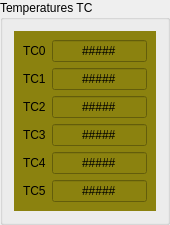
   <widget class="QGroupBox" name="groupBox_8">
    <property name="geometry">
     <rect>
      <x>1025</x>
      <y>500</y>
      <width>170</width>
      <height>211</height>
     </rect>
    </property>
    <property name="title">
     <string>Temperatures TC</string>
    </property>
    <layout class="QHBoxLayout" name="horizontalLayout_11">
     <item>
      <widget class="QWidget" name="widget_7" native="true">
       <property name="styleSheet">
        <string notr="true">background-color: rgb(139, 130, 15);</string>
       </property>
       <layout class="QHBoxLayout" name="horizontalLayout_5">
        <item>
         <layout class="QGridLayout" name="gridLayout_6">
          <item row="3" column="0">
           <widget class="QLabel" name="label_41">
            <property name="text">
             <string>TC3</string>
            </property>
           </widget>
          </item>
          <item row="4" column="0">
           <widget class="QLabel" name="label_43">
            <property name="text">
             <string>TC4</string>
            </property>
           </widget>
          </item>
          <item row="1" column="0">
           <widget class="QLabel" name="label_44">
            <property name="text">
             <string>TC1</string>
            </property>
           </widget>
          </item>
          <item row="5" column="0">
           <widget class="QLabel" name="label_45">
            <property name="text">
             <string>TC5</string>
            </property>
           </widget>
          </item>
          <item row="0" column="0">
           <widget class="QLabel" name="label_46">
            <property name="text">
             <string>TC0</string>
            </property>
           </widget>
          </item>
          <item row="0" column="1">
           <widget class="caLineEdit" name="calineedit_69">
            <property name="sizePolicy">
             <sizepolicy hsizetype="Expanding" vsizetype="Expanding">
              <horstretch>0</horstretch>
              <verstretch>0</verstretch>
             </sizepolicy>
            </property>
            <property name="text">
             <string>#####</string>
            </property>
            <property name="alignment">
             <set>Qt::AlignCenter</set>
            </property>
            <property name="readOnly">
             <bool>true</bool>
            </property>
            <property name="channel" stdset="0">
             <string notr="true">usxLAX:adam2:tc0.VAL</string>
            </property>
            <property name="precision">
             <number>2</number>
            </property>
            <property name="precisionMode">
             <enum>caLineEdit::User</enum>
            </property>
            <property name="unitsEnabled">
             <bool>true</bool>
            </property>
           </widget>
          </item>
          <item row="2" column="0">
           <widget class="QLabel" name="label_47">
            <property name="text">
             <string>TC2</string>
            </property>
           </widget>
          </item>
          <item row="1" column="1">
           <widget class="caLineEdit" name="calineedit_70">
            <property name="sizePolicy">
             <sizepolicy hsizetype="Expanding" vsizetype="Expanding">
              <horstretch>0</horstretch>
              <verstretch>0</verstretch>
             </sizepolicy>
            </property>
            <property name="text">
             <string>#####</string>
            </property>
            <property name="alignment">
             <set>Qt::AlignCenter</set>
            </property>
            <property name="readOnly">
             <bool>true</bool>
            </property>
            <property name="channel" stdset="0">
             <string notr="true">usxLAX:adam2:tc1.VAL</string>
            </property>
            <property name="precision">
             <number>2</number>
            </property>
            <property name="precisionMode">
             <enum>caLineEdit::User</enum>
            </property>
            <property name="unitsEnabled">
             <bool>true</bool>
            </property>
           </widget>
          </item>
          <item row="2" column="1">
           <widget class="caLineEdit" name="calineedit_71">
            <property name="sizePolicy">
             <sizepolicy hsizetype="Expanding" vsizetype="Expanding">
              <horstretch>0</horstretch>
              <verstretch>0</verstretch>
             </sizepolicy>
            </property>
            <property name="text">
             <string>#####</string>
            </property>
            <property name="alignment">
             <set>Qt::AlignCenter</set>
            </property>
            <property name="readOnly">
             <bool>true</bool>
            </property>
            <property name="channel" stdset="0">
             <string notr="true">usxLAX:adam2:tc2.VAL</string>
            </property>
            <property name="precision">
             <number>2</number>
            </property>
            <property name="precisionMode">
             <enum>caLineEdit::User</enum>
            </property>
            <property name="unitsEnabled">
             <bool>true</bool>
            </property>
            <property name="formatType">
             <enum>caLineEdit::decimal</enum>
            </property>
           </widget>
          </item>
          <item row="3" column="1">
           <widget class="caLineEdit" name="calineedit_72">
            <property name="sizePolicy">
             <sizepolicy hsizetype="Expanding" vsizetype="Expanding">
              <horstretch>0</horstretch>
              <verstretch>0</verstretch>
             </sizepolicy>
            </property>
            <property name="text">
             <string>#####</string>
            </property>
            <property name="alignment">
             <set>Qt::AlignCenter</set>
            </property>
            <property name="readOnly">
             <bool>true</bool>
            </property>
            <property name="channel" stdset="0">
             <string notr="true">usxLAX:adam2:tc3.VAL</string>
            </property>
            <property name="precision">
             <number>2</number>
            </property>
            <property name="precisionMode">
             <enum>caLineEdit::User</enum>
            </property>
            <property name="unitsEnabled">
             <bool>true</bool>
            </property>
           </widget>
          </item>
          <item row="4" column="1">
           <widget class="caLineEdit" name="calineedit_73">
            <property name="sizePolicy">
             <sizepolicy hsizetype="Expanding" vsizetype="Expanding">
              <horstretch>0</horstretch>
              <verstretch>0</verstretch>
             </sizepolicy>
            </property>
            <property name="text">
             <string>#####</string>
            </property>
            <property name="alignment">
             <set>Qt::AlignCenter</set>
            </property>
            <property name="readOnly">
             <bool>true</bool>
            </property>
            <property name="channel" stdset="0">
             <string notr="true">usxLAX:adam2:tc4.VAL</string>
            </property>
            <property name="precision">
             <number>2</number>
            </property>
            <property name="precisionMode">
             <enum>caLineEdit::User</enum>
            </property>
            <property name="unitsEnabled">
             <bool>true</bool>
            </property>
           </widget>
          </item>
          <item row="5" column="1">
           <widget class="caLineEdit" name="calineedit_74">
            <property name="sizePolicy">
             <sizepolicy hsizetype="Expanding" vsizetype="Expanding">
              <horstretch>0</horstretch>
              <verstretch>0</verstretch>
             </sizepolicy>
            </property>
            <property name="text">
             <string>#####</string>
            </property>
            <property name="alignment">
             <set>Qt::AlignCenter</set>
            </property>
            <property name="readOnly">
             <bool>true</bool>
            </property>
            <property name="channel" stdset="0">
             <string notr="true">usxLAX:adam2:tc5.VAL</string>
            </property>
            <property name="precision">
             <number>2</number>
            </property>
            <property name="precisionMode">
             <enum>caLineEdit::User</enum>
            </property>
            <property name="unitsEnabled">
             <bool>true</bool>
            </property>
           </widget>
          </item>
         </layout>
        </item>
       </layout>
      </widget>
     </item>
    </layout>
   </widget>
